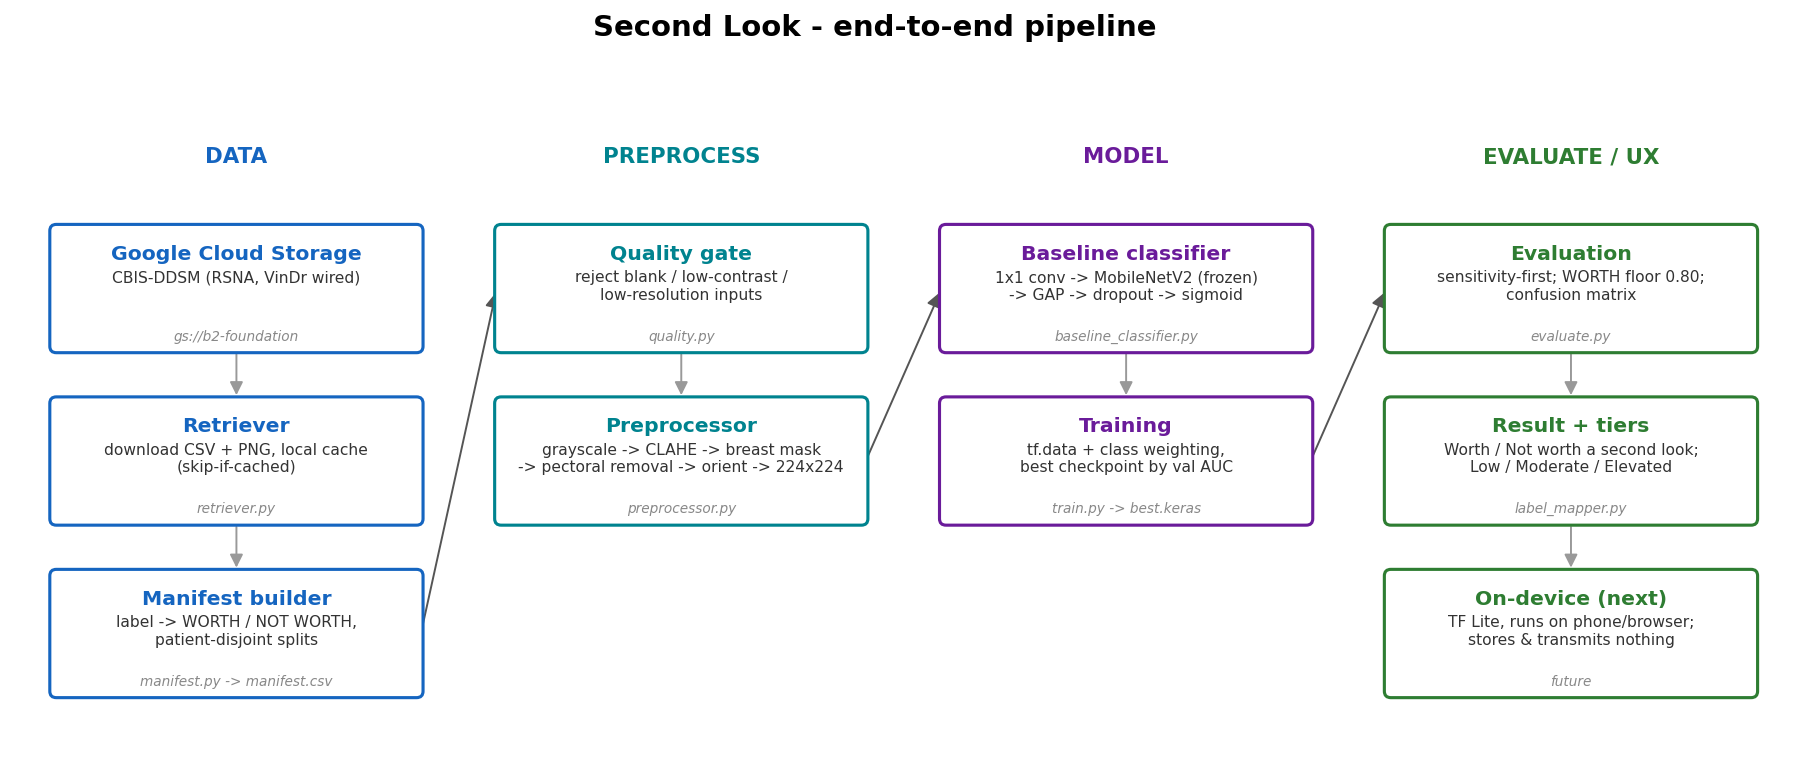

Source code (Python):
"""Render an end-to-end architecture diagram of the Second Look pipeline.

This is a factual flow of the system as it exists in the code today:
GCS -> retriever -> manifest -> preprocess -> baseline model -> checkpoint ->
evaluate / tier UX. The on-device TF Lite target is drawn as a future step.

Usage:
    python demos/pipeline_diagram.py [--out PATH]
"""
import argparse
from pathlib import Path

import matplotlib
matplotlib.use("Agg")
import matplotlib.pyplot as plt
from matplotlib.patches import FancyBboxPatch, FancyArrowPatch

REPO = Path(__file__).resolve().parents[1]

# (title, subtitle, source file) per stage, grouped into lanes.
LANES = [
    ("DATA", "#1565c0", [
        ("Google Cloud Storage", "CBIS-DDSM (RSNA, VinDr wired)", "gs://b2-foundation"),
        ("Retriever", "download CSV + PNG, local cache\n(skip-if-cached)", "retriever.py"),
        ("Manifest builder", "label -> WORTH / NOT WORTH,\npatient-disjoint splits", "manifest.py -> manifest.csv"),
    ]),
    ("PREPROCESS", "#00838f", [
        ("Quality gate", "reject blank / low-contrast /\nlow-resolution inputs", "quality.py"),
        ("Preprocessor", "grayscale -> CLAHE -> breast mask\n-> pectoral removal -> orient -> 224x224", "preprocessor.py"),
    ]),
    ("MODEL", "#6a1b9a", [
        ("Baseline classifier", "1x1 conv -> MobileNetV2 (frozen)\n-> GAP -> dropout -> sigmoid", "baseline_classifier.py"),
        ("Training", "tf.data + class weighting,\nbest checkpoint by val AUC", "train.py -> best.keras"),
    ]),
    ("EVALUATE / UX", "#2e7d32", [
        ("Evaluation", "sensitivity-first; WORTH floor 0.80;\nconfusion matrix", "evaluate.py"),
        ("Result + tiers", "Worth / Not worth a second look;\nLow / Moderate / Elevated", "label_mapper.py"),
        ("On-device (next)", "TF Lite, runs on phone/browser;\nstores & transmits nothing", "future"),
    ]),
]


def _box(ax, x, y, w, h, title, subtitle, src, color):
    ax.add_patch(FancyBboxPatch(
        (x, y), w, h, boxstyle="round,pad=0.02,rounding_size=0.06",
        linewidth=1.6, edgecolor=color, facecolor="white", zorder=2))
    ax.text(x + w / 2, y + h - 0.16, title, ha="center", va="top",
            fontsize=10.5, fontweight="bold", color=color, zorder=3)
    ax.text(x + w / 2, y + h - 0.40, subtitle, ha="center", va="top",
            fontsize=8.0, color="#333", zorder=3)
    ax.text(x + w / 2, y + 0.07, src, ha="center", va="bottom",
            fontsize=7.0, style="italic", color="#888", zorder=3)


def main() -> None:
    ap = argparse.ArgumentParser()
    ap.add_argument("--out", default=str(REPO / "demos" / "pipeline_diagram.png"))
    args = ap.parse_args()

    box_w, box_h, gap_y = 3.4, 1.15, 0.45
    lane_gap = 0.7
    max_rows = max(len(items) for _, _, items in LANES)

    fig_w = len(LANES) * (box_w + lane_gap)
    fig_h = max_rows * (box_h + gap_y) + 1.2
    fig, ax = plt.subplots(figsize=(fig_w, fig_h))
    ax.set_xlim(0, fig_w)
    ax.set_ylim(0, fig_h)
    ax.axis("off")
    fig.suptitle("Second Look - end-to-end pipeline", fontsize=15, fontweight="bold")

    centers = {}  # (lane_idx, row_idx) -> (cx_top, cx_bottom anchors)
    for li, (lane, color, items) in enumerate(LANES):
        x = li * (box_w + lane_gap) + 0.35
        ax.text(x + box_w / 2, fig_h - 0.55, lane, ha="center", va="center",
                fontsize=11, fontweight="bold", color=color)
        for ri, (title, subtitle, src) in enumerate(items):
            y = fig_h - 1.2 - (ri + 1) * (box_h + gap_y) + gap_y
            _box(ax, x, y, box_w, box_h, title, subtitle, src, color)
            centers[(li, ri)] = (x, y, box_w, box_h)
            # Vertical arrow within a lane.
            if ri > 0:
                px, py, pw, ph = centers[(li, ri - 1)]
                ax.add_patch(FancyArrowPatch(
                    (px + pw / 2, py), (x + box_w / 2, y + box_h),
                    arrowstyle="-|>", mutation_scale=14, color="#999", zorder=1))
        # Horizontal arrow to next lane (from last box of this lane to first of next).
        if li < len(LANES) - 1:
            lx, ly, lw, lh = centers[(li, len(items) - 1)]
            nx = (li + 1) * (box_w + lane_gap) + 0.35
            ny0 = fig_h - 1.2 - (box_h + gap_y) + gap_y  # first row y of next lane
            ax.add_patch(FancyArrowPatch(
                (lx + lw, ly + lh / 2), (nx, ny0 + box_h / 2),
                arrowstyle="-|>", mutation_scale=16, color="#555",
                connectionstyle="arc3,rad=0.0", zorder=1))

    fig.savefig(args.out, dpi=140, bbox_inches="tight")
    print(f"Wrote {args.out}")


if __name__ == "__main__":
    main()
